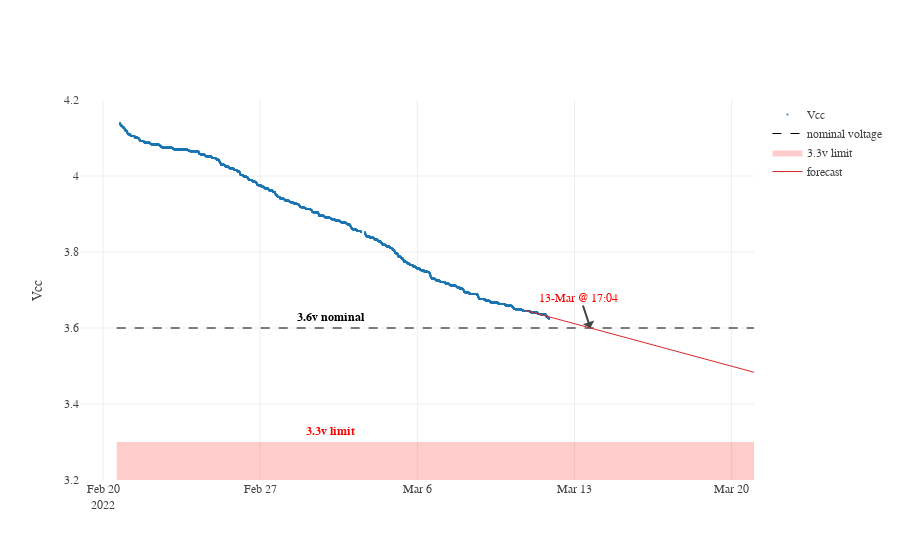

Source (notebook cell):
### Code cell
from plotly.subplots import make_subplots

fig = go.Figure(layout=go.Layout(
    yaxis=dict(range=[3.2, 4.2], title="Vcc"),
    yaxis2=dict(overlaying="y", side="right", title="discharge rate"),
))
fig.add_trace(go.Scatter(
    x=df["timestamp"],
    y=get_vcc(df["Vcc"]).rolling(window=12).mean(),
    name="Vcc",
    mode="markers",
    marker=dict(size=2)
))
fig.add_trace(go.Scatter(
    x=[df["timestamp"].min(), forecast_t.max()] + [forecast_t.max(), df["timestamp"].min()],
    y=[3.6, 3.6],
    name="nominal voltage",
    mode="lines",
    line=dict(dash="dash", color="rgba(0,0,0,1)", width=1),
))
fig.add_trace(go.Scatter(
    x=[df["timestamp"].min(), forecast_t.max()] + [forecast_t.max(), df["timestamp"].min()],
    y=[3.3, 3.3, 0, 0],
    name="3.3v limit",
    mode="lines",
    fill="toself",
    fillcolor="rgba(255,0,0,0.2)",
    line=dict(width=0),
))
fig.add_trace(go.Scatter(
    x=forecast_t,
    y=forecast_vcc,
    name="forecast",
    mode="lines",
    line=dict(width=1),
))
fig.add_annotation(
    text="<b>3.6v nominal</b>",
    x=df["timestamp"].iloc[int(len(df)/2)],
    y=3.63,
    showarrow=False,
    font=dict(
        color="rgba(0,0,0,1)",
        family="Maven Pro"
    )
)
fig.add_annotation(
    text="<b>3.3v limit</b>",
    x=df["timestamp"].iloc[int(len(df)/2)],
    y=3.33,
    showarrow=False,
    font=dict(
        color="rgba(255,0,0,1)",
        family="Maven Pro"
    )
)
fig.add_annotation(
    text=f"{forecast_3_6v_time.strftime('%d-%b @ %H:%M ')}",
    x=forecast_3_6v_time,
    y=3.6,
    font=dict(
        color="rgba(255,0,0,1)",
        family="Maven Pro"
    )
)
# fig.add_annotation(
#     text=f"Current voltage: {df['timestamp'].iloc[-1].astype(float)}",
#     x=df["timestamp"].iloc[-1],
#     y=df["Vcc"].iloc[-1],
#     font=dict(
#         color="rgba(255,0,0,1)",
#         family="Maven Pro"
#     )
# )
fig.update_layout(template=template)
fig.show()

### Figure 1 — Plotly figure (JSON) as saved in the notebook; plotly's stock layout.template omitted (floating-point values rounded to 4 significant figures; data arrays with more than 128 entries replaced by an {"elided": "..."} marker saying what was removed)
{"data": [{"marker": {"size": 2}, "mode": "markers", "name": "Vcc", "type": "scatter", "x": {"elided": "5043 str values"}, "y": {"elided": "5043 float values"}}, {"line": {"color": "rgba(0,0,0,1)", "dash": "dash", "width": 1}, "mode": "lines", "name": "nominal voltage", "type": "scatter", "x": ["2022-02-20T14:34:03.011111", "2022-03-20T23:57:24.948361", "2022-03-20T23:57:24.948361", "2022-02-20T14:34:03.011111"], "y": [3.6, 3.6]}, {"fill": "toself", "fillcolor": "rgba(255,0,0,0.2)", "line": {"width": 0}, "mode": "lines", "name": "3.3v limit", "type": "scatter", "x": ["2022-02-20T14:34:03.011111", "2022-03-20T23:57:24.948361", "2022-03-20T23:57:24.948361", "2022-02-20T14:34:03.011111"], "y": [3.3, 3.3, 0, 0]}, {"line": {"width": 1}, "mode": "lines", "name": "forecast", "type": "scatter", "x": {"elided": "2945 str values"}, "y": {"elided": "2945 float values"}}], "layout": {"annotations": [{"font": {"color": "rgba(0,0,0,1)", "family": "Maven Pro"}, "showarrow": false, "text": "<b>3.6v nominal</b>", "x": "2022-03-02T03:11:37.538939", "y": 3.63}, {"font": {"color": "rgba(255,0,0,1)", "family": "Maven Pro"}, "showarrow": false, "text": "<b>3.3v limit</b>", "x": "2022-03-02T03:11:37.538939", "y": 3.33}, {"font": {"color": "rgba(255,0,0,1)", "family": "Maven Pro"}, "text": "13-Mar @ 17:04 ", "x": "2022-03-13T17:04:42.673638400", "y": 3.6}], "yaxis": {"range": [3.2, 4.2], "title": {"text": "Vcc"}}, "yaxis2": {"overlaying": "y", "side": "right", "title": {"text": "discharge rate"}}}}
